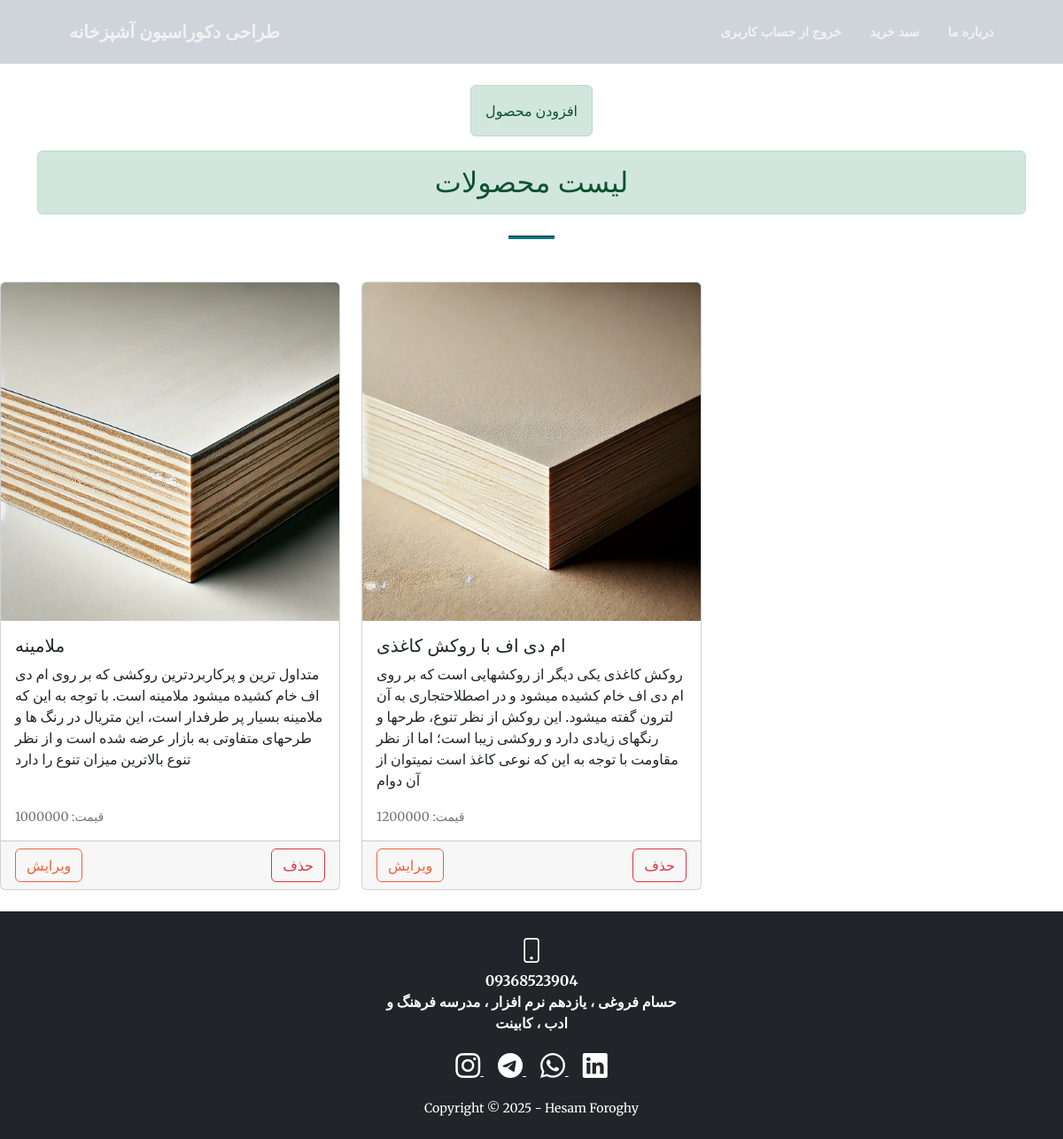
/modiriat.php (signed in), run on the app's committed database.
### tables this page shows
CREATE TABLE IF NOT EXISTS `product` (
  `name` text NOT NULL,
  `imageurl` text NOT NULL,
  `id` int NOT NULL AUTO_INCREMENT,
  `ghymat` int NOT NULL,
  `explane` text NOT NULL,
  PRIMARY KEY (`id`)
);

### modiriat.php (the view, shortened to what this page needs)
<?php include("navbar.php"); ?>
<div class="container my-5">
  <div class="text-center mb-4">
    <br></br>
    <a class="alert alert-success nav-link d-inline-block mb-3" role="alert" href="citynew.php">افزودن محصول</a>
    <h2 class="alert alert-success" role="alert">لیست محصولات</h2>
    <hr class="divider" />
  </div>
</div>
  <div class="row">
    <?php
    include("connect.php");
    $b = mysqli_query($a, "SELECT * FROM `product`");
    while ($row = mysqli_fetch_array($b)) {
    ?>
      <div class="col-md-4 mb-4 d-flex align-items-stretch">
        <div class="card h-100">
          <img src="<?php echo $row["imageurl"]; ?>" class="card-img-top" alt="تصویر محصول">
          <div class="card-body d-flex flex-column">
            <h5 class="card-title"><?php echo $row["name"]; ?></h5>
            <p class="card-text"><?php echo $row["explane"]; ?></p>
            <p class="card-text mt-auto"><small class="text-muted">قیمت: <?php echo $row["ghymat"]; ?></small></p>
          </div>
          <div class="card-footer d-flex justify-content-between">
            <a href="cityedit.php?id=<?php echo $row["id"]; ?>" class="btn btn-outline-primary">ویرایش</a>
            <a href="citydelete.php?id=<?php echo $row["id"]; ?>" class="btn btn-outline-danger">حذف</a>
          </div>
        </div>
      </div>
    <?php } ?>
  </div>
<?php include("footer.php"); ?>

### data on the page
product: imageurl (picture), name "ملامینه", explane "متداول ترین و پرکاربردترین روکشی که بر روی ام دی اف خام کشیده میشود ملامینه است. با توجه به این که ملامینه بسیار پر طرفدار است، این متریال در رنگ ها و طرحهای متفاوتی به بازار عرضه شده است و از نظر تنوع بالاترین میزان تنوع را دارد", ghymat "1000000"
product: imageurl (picture), name "ام دی اف با روکش کاغذی", explane "روکش کاغذی یکی دیگر از روکشهایی است که بر روی ام دی اف خام کشیده میشود و در اصطلاحتجاری به آن لترون گفته میشود. این روکش از نظر تنوع، طرحها و رنگهای زیادی دارد و روکشی زیبا است؛ اما از نظر مقاومت با توجه به این که نوعی کاغذ است نمیتوان از آن دوام", ghymat "1200000"
